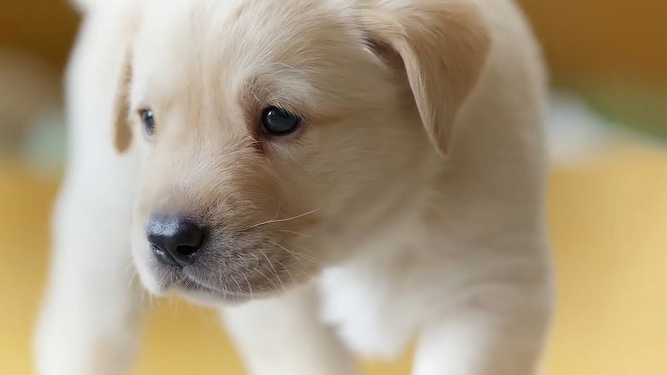
#> input picture dog.jpg, 667 x 375 px, shrunk from 1280 x 720 before the run
$ jupyter execute --allow-errors 'Basic Image Processing - 2.ipynb'   (shell and % lines are left out)
#> lines starting #> are read from the running program, lines starting #| are printed output that depends on the picture; after the words box and inside, x2 and y2 are one past the last pixel; in counts of white or black regions, pixels touching at a corner belong together
[cell 1]
from skimage import color, io
import matplotlib.pyplot as plt
import pandas as pd
import numpy as np

[cell 2]
def show_image(image, title='Image', cmap_type='gray'):
    plt.imshow(image, cmap=cmap_type)
    plt.title(title)
    plt.axis('off')
    plt.show()

[cell 3]
img = io.imread('dog.jpg')
#> img is the input picture: shape (375, 667, 3); mean R, G, B 170.3, 153.9, 126.4
grayscale = color.rgb2gray(img)

show_image(grayscale, 'grayscale')

[cell 4]
# Import the modules from skimage
from skimage import color, data

# Load the rocket image
#> (the rest of this cell did not finish here and is left out)

### Images as ndarray

[cell 5]
dog = plt.imread('dog.jpg')
type(dog)

[cell 6]
dog.shape
#> Out = (375, 667, 3)

[cell 7]
dog.size
#> Out = 750375

### Color with Numpy

[cell 8]
# Obtaining red values of the images
red = dog[:, :, 0]
# Obtaining green values of the images
green = dog[:, :, 1]
# Obtaining blue values of the images
blue = dog[:, :, 2]
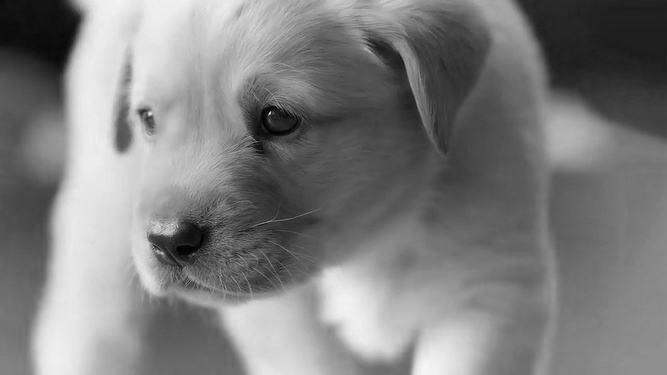
#> blue: shape (375, 667); min 0, max 247, mean 126.4

[cell 9]
plt.imshow(green)
plt.title('Green')
plt.axis('off')
plt.show()

### Flipping image

[cell 10]
# Vertically

vertFlipped = np.flipud(dog)
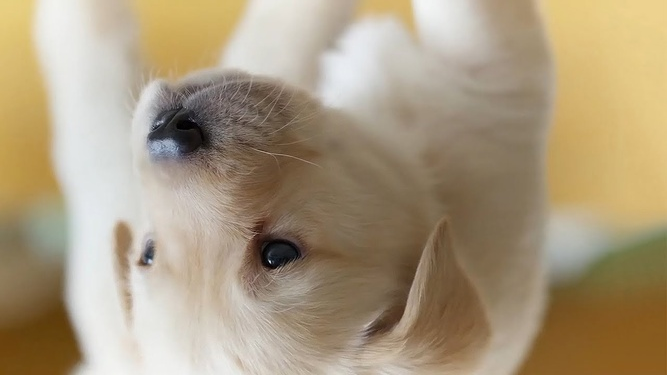
#> vertFlipped: shape (375, 667, 3); mean R, G, B 170.3, 153.9, 126.4
show_image(vertFlipped, "Vertically Flipped Image")

[cell 11]
# Horizontally
horiFlipped = np.fliplr(dog)
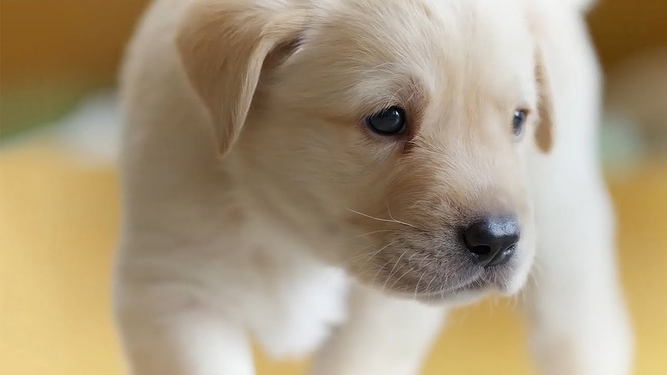
#> horiFlipped: shape (375, 667, 3); mean R, G, B 170.3, 153.9, 126.4
show_image(horiFlipped, "Horizontally Flipped Image")

### Histogram

[cell 12]
red = dog[:, :, 0]
plt.hist(red.ravel(), bins=256, color='r')
plt.title("Red Histogram")
plt.show()
#> figure, not shown here; tallest bar 3146 high, from x = 214.4 to 215.3

[cell 13]
blue = dog[:, :, 2]
plt.hist(blue.ravel(), bins=256)
plt.title("Red Histogram")
plt.show()
#> figure, not shown here; tallest bar 2494 high, from x = 117.7 to 118.7

### Thresholding

Thresholding is the simplest method for Image segmentation. It isolates the elements and helpful in object detection, face recognition, etc.

[cell 14]
from skimage.data import camera
image = camera()
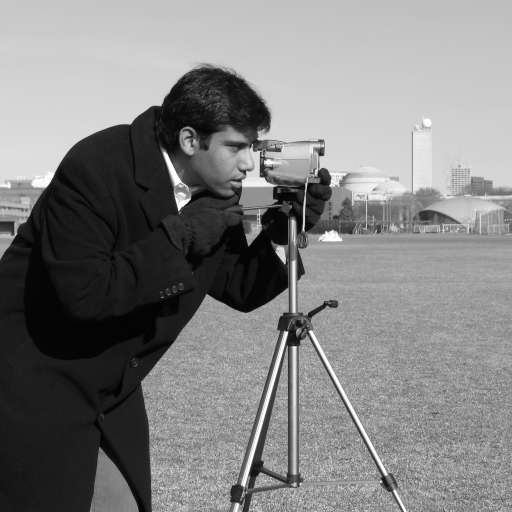
#> input picture skimage.data.camera(), 512 x 512 px
#> image is the input picture: shape (512, 512); min 0, max 255, mean 129.1
thresh = 127
binary = image >= thresh
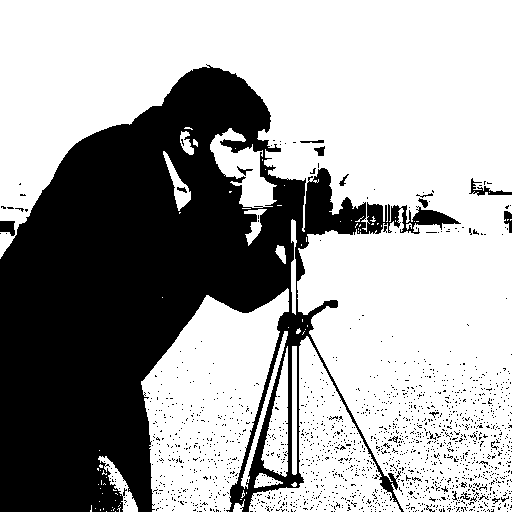
#> binary: shape (512, 512) bool; 64.6% white; 1645 black regions (1626 under 20 px), largest, box (x1, y1, x2, y2) and area: (0, 64, 461, 512) 88310, (469, 178, 512, 196) 219, (0, 221, 15, 236) 175
show_image(binary, 'Thresholded Image')
show_image(image, 'Original Image')

#### Category:

    * Global or Histogram based - good for uniform background
    * Local or Adaptive - for uneven background illumination

[cell 15]
# Import the otsu threshold function
from skimage.filters import threshold_otsu

# Load image
chess_pieces_image = io.imread('bw.jpg')
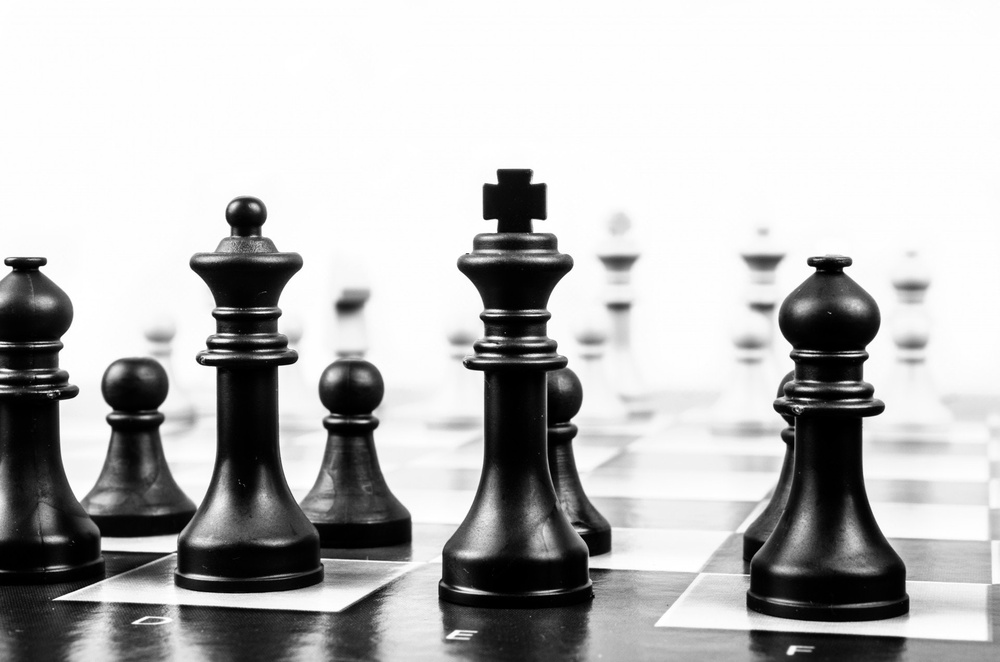
#> input picture bw.jpg, 1000 x 662 px, shrunk from 1920 x 1271 before the run
#> chess_pieces_image is the input picture: shape (662, 1000, 3); min 0, max 255, mean 185.6

# Make the image grayscale using rgb2gray
chess_pieces_image_gray = color.rgb2gray(chess_pieces_image)

# Obtain the optimal threshold value with otsu
thresh = threshold_otsu(chess_pieces_image_gray)
#> thresh = 0.553

# Apply thresholding to the image
binary = chess_pieces_image_gray > thresh
#> binary: shape (662, 1000) bool; 72% white; 81 black regions (58 under 20 px), largest, box (x1, y1, x2, y2) and area: (0, 197, 412, 662) 84422, (438, 169, 628, 662) 46653, (742, 257, 910, 622) 34860

# Show the image
show_image(binary, 'Binary image')

[cell 16]
from skimage.filters import threshold_local
from skimage.data import camera
image = camera()
block_size = 35
local_thresh = threshold_local(image, block_size, offset=10)

binary = image >= local_thresh
#> binary: shape (512, 512) bool; 84.2% white; 3077 black regions (2872 under 20 px), largest, box (x1, y1, x2, y2) and area: (93, 186, 404, 512) 11215, (0, 64, 325, 264) 8131, (305, 158, 356, 235) 1384
show_image(binary, 'Thresholded Image')
show_image(image, 'Original Image')

[cell 17]
# Import the try all function
from skimage.filters import try_all_threshold

# Import the rgb to gray convertor function
from skimage.color import rgb2gray

# Turn the fruits image to grayscale
grayscale = rgb2gray(image)

# Use the try all method on the grayscale image
fig, ax = try_all_threshold(grayscale, verbose=False)

# Show the resulting plots
plt.show()
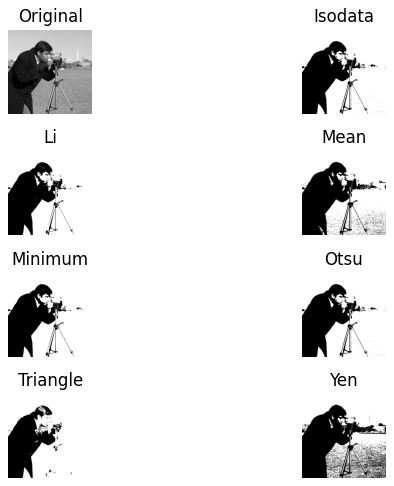
#> figure drawn by matplotlib, 8 panels

[cell 18]
# Import threshold and gray convertor functions
from skimage.filters import threshold_otsu
from skimage.color import rgb2gray

# Load image
tools_image = io.imread('shapes52.jpg')
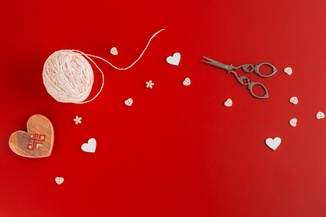
#> input picture shapes52.jpg, 326 x 217 px, shrunk from 626 x 417 before the run
#> tools_image is the input picture: shape (217, 326, 3); mean R, G, B 191.6, 23.3, 21.5

# Turn the image grayscale
tools_image = rgb2gray(tools_image)
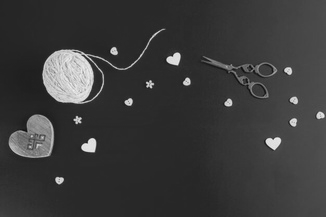
#> tools_image: shape (217, 326) float64; min 0.0517, max 0.947, mean 0.231

# Obtain the optimal thresh
thresh = threshold_otsu(tools_image)
#> thresh = 0.456

# Obtain the binary image by applying thresholding
binary_image = tools_image > thresh
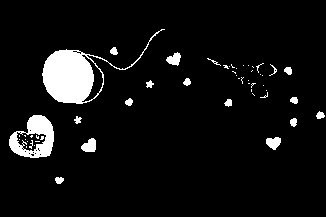
#> binary_image: shape (217, 326) bool; 6.5% white; 53 white regions (35 under 20 px), largest, box (x1, y1, x2, y2) and area: (42, 29, 165, 104) 2446, (9, 115, 54, 158) 1039, (81, 138, 96, 152) 153

# Show the resulting binary image
show_image(binary_image, 'Binarized image')
